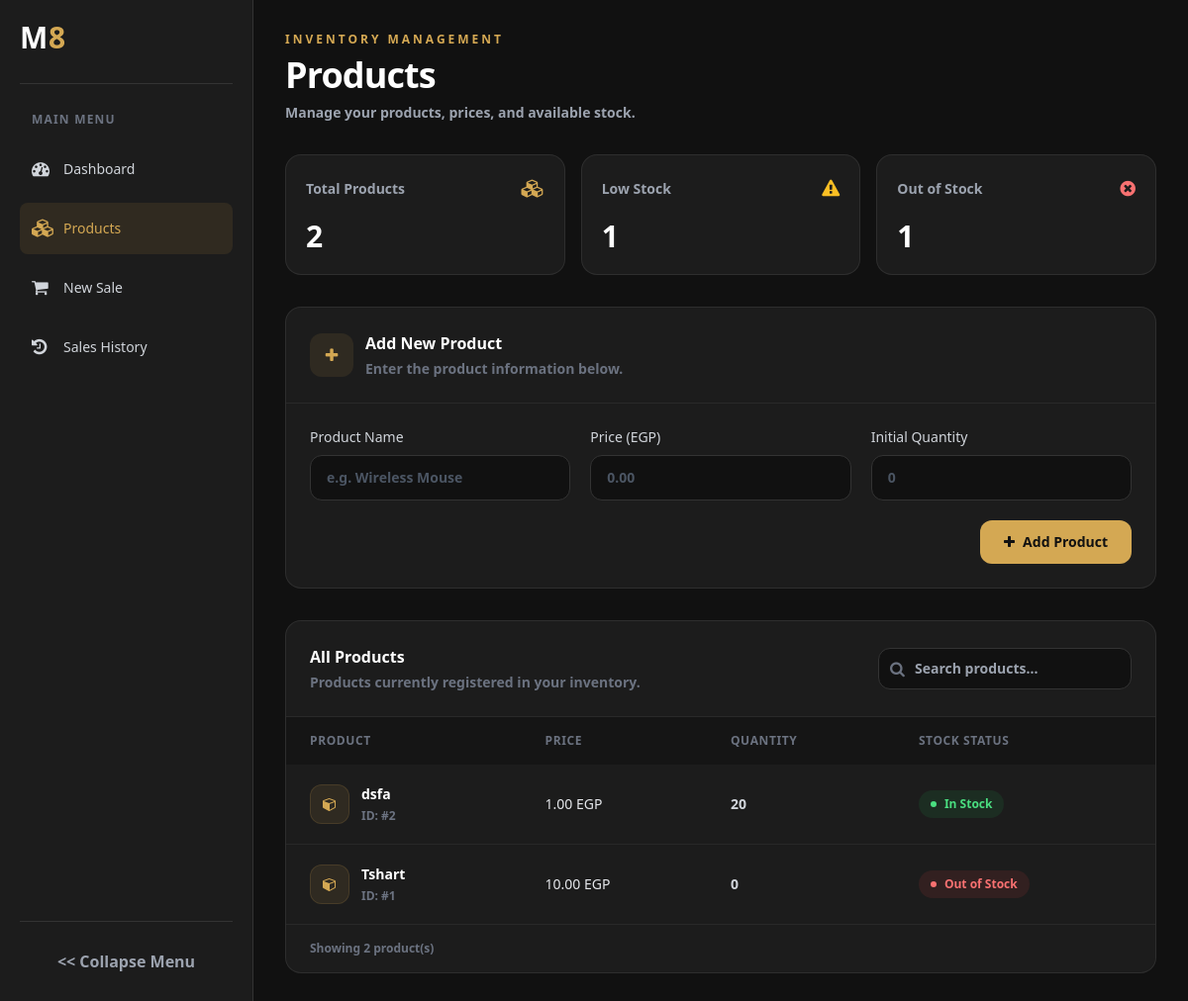
/products, run on an earlier commit of the app's database.
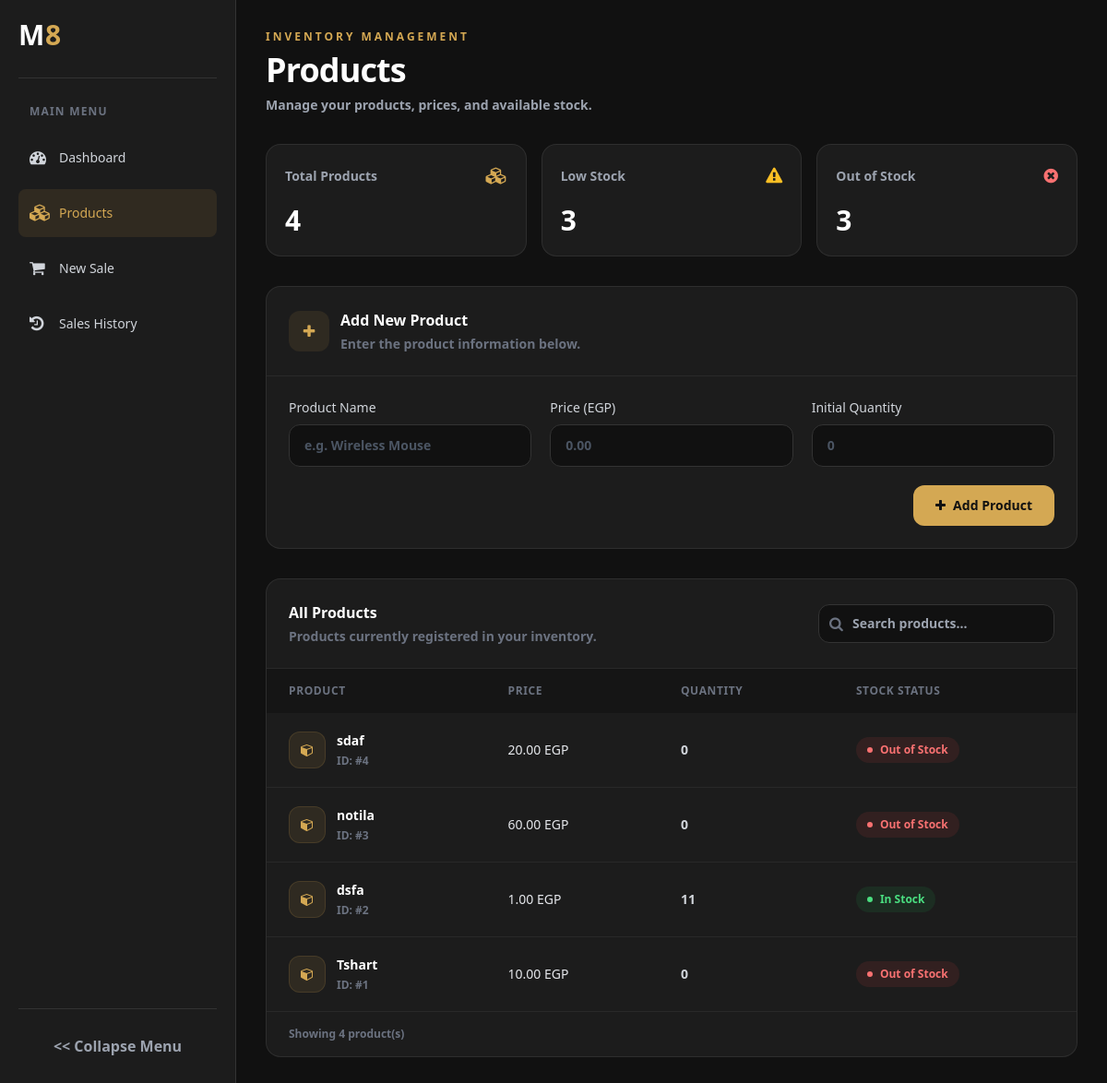
And on a later commit of the database.
### tables this page shows
CREATE TABLE products (
            id INTEGER PRIMARY KEY AUTOINCREMENT,
            name TEXT NOT NULL,
            price REAL NOT NULL CHECK (price > 0),
            quantity INTEGER NOT NULL CHECK (quantity >= 0)
        );

### app.py (the view, shortened to what this page needs)
@app.route("/products", methods=["GET", "POST"])
def products():
    db = get_db()
    error = None
    success = None
    all_products = db.execute("""
        SELECT id, name, price, quantity
        FROM products
        ORDER BY id DESC
    """).fetchall()
    db.close()
    return render_template(
        "products.html",
        products=all_products,
        error=error,
        success=success
    )

### app.py (called while the page is built)
def get_db():
    db = sqlite3.connect("app.db")
    db.row_factory = sqlite3.Row
    db.execute("PRAGMA foreign_keys = ON")
    return db

### templates/Products.html (shortened to what the changed rows need)
{% extends "base.html" %} {% block main %}
<div class="mx-auto max-w-[1600px] space-y-8">
  <header>
    <h1 class="text-3xl font-bold tracking-tight text-white sm:text-4xl">
      Products
    </h1>
  </header>
  <div class="grid grid-cols-1 gap-4 sm:grid-cols-3">
    <div class="rounded-2xl border border-white/[0.08] bg-[#1C1C1C] p-5">
      <div class="flex items-center justify-between">
        <p class="text-sm text-gray-400">Total Products</p>
        <i class="fa fa-cubes text-lg text-[#D4A853]"></i>
      </div>
      <p class="mt-4 text-3xl font-bold text-white">{{ products|length }}</p>
    </div>
    <div class="rounded-2xl border border-white/[0.08] bg-[#1C1C1C] p-5">
      <div class="flex items-center justify-between">
        <p class="text-sm text-gray-400">Low Stock</p>
        <i class="fa fa-exclamation-triangle text-lg text-amber-400"></i>
      </div>
      <p class="mt-4 text-3xl font-bold text-white">
        {{ products|selectattr('quantity', 'le', 5)|list|length }}
      </p>
    </div>
    <div class="rounded-2xl border border-white/[0.08] bg-[#1C1C1C] p-5">
      <div class="flex items-center justify-between">
        <p class="text-sm text-gray-400">Out of Stock</p>
        <i class="fa fa-times-circle text-lg text-red-400"></i>
      </div>
      <p class="mt-4 text-3xl font-bold text-white">
        {{ products|selectattr('quantity', 'equalto', 0)|list|length }}
      </p>
    </div>
  </div>
  <section
    class="overflow-hidden rounded-2xl border border-white/[0.08] bg-[#1C1C1C]"
  >
    <div class="border-b border-white/[0.06] p-5 sm:p-6">
      <div class="flex items-center gap-3">
        <div>
          <h2 class="font-bold text-white">Add New Product</h2>
        </div>
      </div>
    </div>
  </section>
  <section
    class="overflow-hidden rounded-2xl border border-white/[0.08] bg-[#1C1C1C]"
  >
    <div
      class="flex flex-col gap-4 border-b border-white/[0.06] p-5 sm:flex-row sm:items-center sm:justify-between sm:p-6"
    >
      <div>
        <h2 class="font-bold text-white">All Products</h2>
      </div>
      <div class="relative">
      </div>
    </div>
    <div class="overflow-x-auto">
      <table class="w-full min-w-[650px] text-left text-sm">
        <thead
          class="bg-[#151515] text-xs uppercase tracking-wider text-gray-500"
        >
          <tr>
            <th class="px-6 py-4 font-semibold">Product</th>
            <th class="px-6 py-4 font-semibold">Price</th>
            <th class="px-6 py-4 font-semibold">Quantity</th>
            <th class="px-6 py-4 font-semibold">Stock Status</th>
          </tr>
        </thead>
        <tbody id="products_table" class="divide-y divide-white/[0.05]">
          {% for product in products %}
          <tr class="product-row transition hover:bg-white/[0.02]">
            <td class="px-6 py-5">
              <div class="flex items-center gap-3">
                <div
                  class="flex h-10 w-10 shrink-0 items-center justify-center rounded-xl border border-[#D4A853]/15 bg-[#D4A853]/10"
                >
                  <i class="fa fa-cube text-[#D4A853]"></i>
                </div>
                <div>
                  <p class="product-name font-semibold text-white">
                    {{ product['name'] }}
                  </p>
                  <p class="mt-1 text-xs text-gray-500">
                    ID: #{{ product['id'] }}
                  </p>
                </div>
              </div>
            </td>
            <td class="px-6 py-5 font-medium text-gray-200">
              {{ "%.2f"|format(product['price']) }} EGP
            </td>
            <td class="px-6 py-5 text-gray-300">{{ product['quantity'] }}</td>
            <td class="px-6 py-5">
              {% if product['quantity'] == 0 %}
              <span
                class="inline-flex items-center gap-2 rounded-full bg-red-500/10 px-3 py-1.5 text-xs font-semibold text-red-400"
              >
                <span class="h-1.5 w-1.5 rounded-full bg-red-400"></span>
                Out of Stock
              </span>
              {% else %}
              <span
                class="inline-flex items-center gap-2 rounded-full bg-green-500/10 px-3 py-1.5 text-xs font-semibold text-green-400"
              >
                <span class="h-1.5 w-1.5 rounded-full bg-green-400"></span>
                In Stock
              </span>
              {% endif %}
            </td>
          </tr>
          {% endfor %}
        </tbody>
      </table>
    </div>
    <div class="border-t border-white/[0.06] px-6 py-4 text-xs text-gray-500">
      Showing {{ products|length }} product(s)
    </div>
  </section>
</div>
{% endblock %}

What changed in the data, as far as the page shows it:
added products: name "sdaf", id "4", price "20.00", quantity "0", shows "Out of Stock"
added products: name "notila", id "3", price "60.00", quantity "0", shows "Out of Stock"
changed products "dsfa": quantity "20" → "11"
Also different on the page:
{{ products|length }}: "2" → "4"
{{ products|selectattr('quantity', 'le', 5)|list|length }}: "1" → "3"
{{ products|selectattr('quantity', 'equalto', 0)|list|length }}: "1" → "3"
